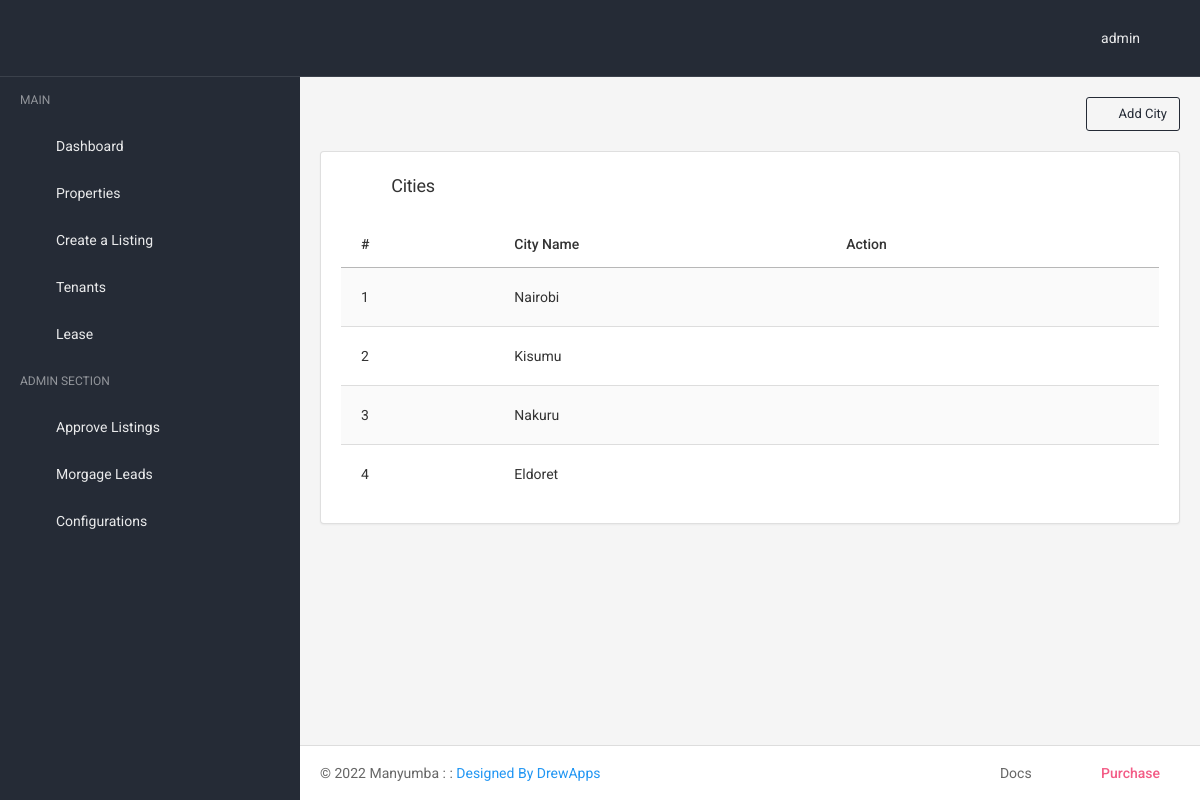
The app's page /property_cities/ (signed in) with its own data.
### HouseListing/models.py (models this page shows, shortened)
class Cities(models.Model):
    city_name = models.CharField(max_length=100)
    class Meta:
        verbose_name = 'Cities'
        verbose_name_plural = 'Cities'

### HouseListing/views.py (the view, shortened to what this page needs)
# urls.py: path('property_cities/', views.property_cities, name='property_cities'),
def property_cities(request):
    if not request.user.is_authenticated:
        messages.warning(request, 'Session expired. Please sign in again.')
        return redirect('HouseListing:home')
    else:
        if request.method == 'GET':
            cities = Cities.objects.all()
            context = {
                'cities': cities
            }
            return render(request, 'HouseListing/property_cities.html', context)

### HouseListing/templates/HouseListing/property_cities.html (shortened to what this page needs)
{% extends 'HouseListing/default_base.html' %} {% load static %} {% block header%} {% endblock header %} {% block body %}
<div class="row">
  <div class="col-12">
    <a
      href=""
      data-toggle="modal"
      data-target="#showModal"
      class="float-right btn btn-outline-dark btn-sm mb-3"
      ><i class="icon-add"></i> Add City</a
    >
  </div>
</div>
<div class="row">
  <div class="col-lg-12">
    <div class="card">
      <div class="card-header">
        <h5 class="card-title"><i class="icon-cog mr-4"></i> Cities</h5>
      </div>
      <div class="card-body">
      <div class="table-responsive">
        <table
          class="table datatable-responsive-row-control table-striped table-hover"
        >
          <thead>
            <tr>
              <th>#</th>
              <th>City Name</th>
              <th>Action</th>
            </tr>
          </thead>
          <tbody>
            {% for city in cities %}
            <tr>
              <td>{{forloop.counter}}</td>
              <td>{{city.city_name}}</td>
              <td>
                <div class="dropdown d-inline-block">
                  <button
                    class="btn btn-soft-primary btn-sm dropdown dropdown-toggle"
                    type="button"
                    data-toggle="dropdown"
                    aria-expanded="false"
                  >
                    <i class="icon-eye align-middle"></i>
                  </button>
                </div>
              </td>
            </tr>
            {% endfor %}
          </tbody>
        </table>
      </div>
      </div>
    </div>
  </div>
</div>
{% endblock body %}

### HouseListing/templates/HouseListing/default_base.html (shortened to what this page needs)
<!DOCTYPE html>
<html lang="en">
<head>
    {% load static %}
	<link href="{% static 'HouseListing/global_assets/css/icons/icomoon/styles.min.css' %}" rel="stylesheet" type="text/css">
	<link href="{% static 'HouseListing/asset/css/all.min.css' %}" rel="stylesheet" type="text/css">
</head>
<body>
	<div class="navbar navbar-expand-lg navbar-dark navbar-static">
		<div class="navbar-brand text-center text-lg-left">
		</div>
		<ul class="navbar-nav flex-row order-1 order-lg-2 flex-1 flex-lg-0 ml-auto justify-content-end align-items-center">
			<li class="nav-item nav-item-dropdown-lg dropdown dropdown-user h-100">
				<a href="#" class="navbar-nav-link navbar-nav-link-toggler dropdown-toggle d-inline-flex align-items-center h-100" data-toggle="dropdown">
					<span class="d-none d-lg-inline-block">{{request.user.username}}</span>
				</a>
			</li>
		</ul>
	</div>
	<div class="page-content">
		<div class="sidebar sidebar-dark sidebar-main sidebar-expand-lg">
			<div class="sidebar-content">
				<div class="sidebar-section">
					<ul class="nav nav-sidebar" data-nav-type="accordion">
						<li class="nav-item-header"><div class="text-uppercase font-size-xs line-height-xs">Main</div> </li>
						<li class="nav-item">
							<a href="{% url 'HouseListing:dashboard' %}" class="nav-link">
								<i class="icon-home4"></i>
								<span>
									Dashboard
								</span>
							</a>
                        </li>
						<li class="nav-item">
							<a href="{% url 'HouseListing:properties' %}" class="nav-link">
								<i class="icon-office"></i>
								<span>
									Properties
								</span>
							</a>
                        </li>
						<li class="nav-item">
							<a href="{% url 'HouseListing:create_listing' %}" class="nav-link">
								<i class="icon-user-plus"></i>
								<span>
									Create a Listing
								</span>
							</a>
                        </li>
						<li class="nav-item nav-item-submenu">
							<a href="#" class="nav-link"><i class="icon-user"></i> <span>Tenants</span></a>
						</li>
						<li class="nav-item nav-item-submenu">
							<a href="#" class="nav-link"><i class="icon-file-text2"></i> <span>Lease</span></a>
						</li>
						<li class="nav-item-header"><div class="text-uppercase font-size-xs line-height-xs">Admin Section</div> </li>
						<li class="nav-item">
							<a href="{% url 'HouseListing:approve_listing' %}" class="nav-link">
								<i class="icon-check"></i>
								<span>
									Approve Listings
								</span>
							</a>
                        </li>
						<li class="nav-item">
							<a href="{% url 'HouseListing:admin_morgage_leads' %}" class="nav-link">
								<i class="icon-users"></i>
								<span>
									Morgage Leads
								</span>
							</a>
                        </li>
						 <li class="nav-item nav-item-submenu">
                            <a href="#" class="nav-link"><i class="icon-cog"></i> <span>Configurations</span></a>
						</li>
					</ul>
				</div>
			</div>
		</div>
		<div class="content-wrapper">
			<div class="content-inner">
				<div class="content">
                    {% block body %}
                    {% endblock body %}
				</div>
				<div class="navbar navbar-expand-lg navbar-light border-bottom-0 border-top">
					<div class="navbar-collapse collapse" id="navbar-footer">
						<span class="navbar-text">
							&copy; 2022 Manyumba : : <a href="#" target="_blank">Designed By DrewApps</a>
						</span>
						<ul class="navbar-nav ml-lg-auto">
							<li class="nav-item"><a href="#" class="navbar-nav-link" target="_blank"><i class="icon-file-text2 mr-2"></i> Docs</a></li>
							<li class="nav-item"><a href="#" class="navbar-nav-link font-weight-semibold"><span class="text-pink"><i class="icon-cart2 mr-2"></i> Purchase</span></a></li>
						</ul>
					</div>
				</div>
			</div>
		</div>
	</div>
</body>
</html>

### records on screen
Cities: city_name "Nairobi"
Cities: city_name "Kisumu"
Cities: city_name "Nakuru"
Cities: city_name "Eldoret"

### other values on screen
{{ request.user.username }} "admin"
